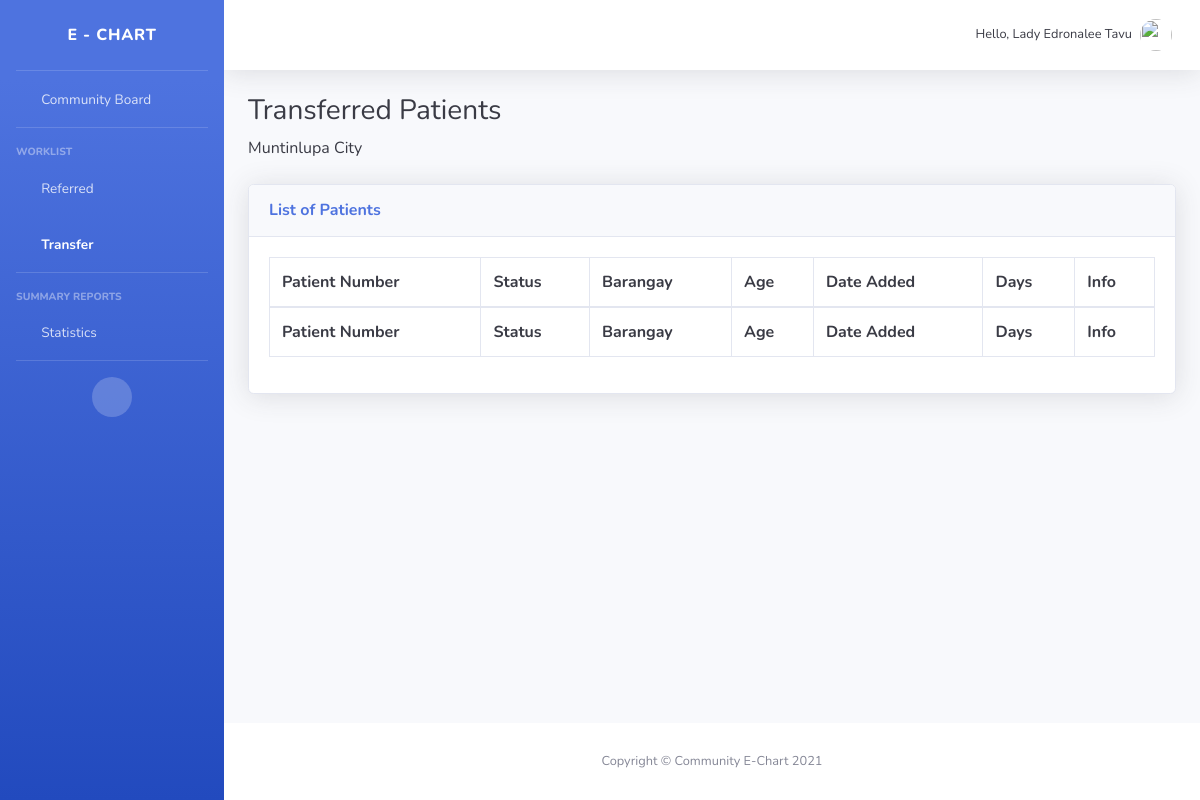
The page /transfer/ (signed in) on the database as committed earlier.
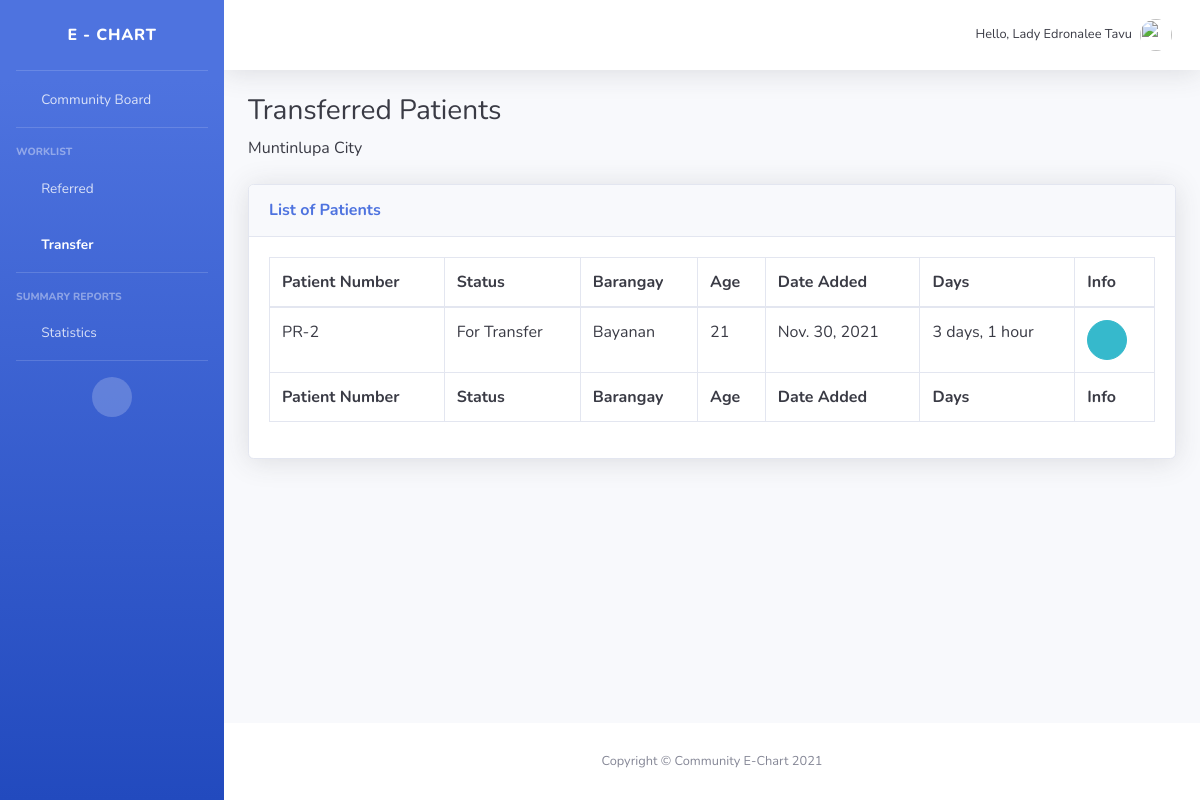
The same page on the database as committed later.
### chart/models.py (models this page shows, shortened)
class Patient(models.Model):
    GENDER = (
                ('Male', 'Male'),
                ('Female', 'Female'),
    )
    BARANGAY = (
                    ('Alabang', 'Alabang'),
                    ('Ayala-Alabang', 'Ayala-Alabang'),
                    ('Bayanan', 'Bayanan'),
                    ('Buli', 'Buli'),
                    ('Cupang', 'Cupang'),
                    ('Poblacion', 'Poblacion'),
                    ('Putatan', 'Putatan'),
                    ('Sucat', 'Sucat'),
                    ('Tunasan', 'Tunasan'),
    )
    CITY = (
                ('Muntinlupa', 'Muntinlupa'),
    )
    FIRSTDOSE = (
                    ('Yes', 'Yes'),
                    ('No', 'No'),
    )
    SECONDDOSE = (
                    ('Yes', 'Yes'),
                    ('No', 'No'),
    )
    TELEMEDICINE = (
                        ('TelAventusMD', 'TelAventusMD'),
                        ('SeeYouDoc', 'SeeYouDoc'),
                        ('MedCheck', 'MedCheck'),
                        ('TeliMed', 'TeliMed'),
                        ('KonsultaMD', 'KonsultaMD'),
                        ('CloudPx', 'CloudPx'),
                        ('HealthNow', 'HealthNow'),
    )
    ANTIGENRESULT = (
                    ('Positive', 'Positive'),
                    ('Negative', 'Negative'),
    )
    RTPCRRESULT = (
                    ('Positive', 'Positive'),
                    ('Negative', 'Negative'),
    )
    XRAY = (
                    ('Chest Xray', 'Chest Xray'),
                    ('Film Array', 'Film Array'),
    )
    STATUS = (
                    ('For Monitoring', 'For Monitoring'),
                    ('For Referral', 'For Referral'),
                    ('For Transfer', 'For Transfer')
    )
    VACCINE = (
                    ('None', 'None'),
                    ('CoronaVac (Sinovac)', 'CoronaVac (Sinovac)'),
                    ('Gamaleya Sputnik V', 'Gamaleya Sputnik V'),
                    ('Johnson and Johnson\'s Janssen', 'Johnson and Johnson\'s Janssen'),
                    ('Bharat BioTech', 'Bharat BioTech'),
                    ('Moderna', 'Moderna'),
                    ('Sinopharm', 'Sinopharm')
    )
    name = models.CharField(max_length=200, null=True)
    age = models.CharField(max_length=200, null=True)
    gender = models.CharField(max_length=200, null=True, choices=GENDER)
    address = models.CharField(max_length=200, null=True)
    barangay = models.CharField(max_length=200, null=True, choices=BARANGAY)
    city = models.CharField(max_length=200, null=True, choices=CITY)
    numchild = models.CharField(max_length=200, null=True, blank=True)
    namechild = models.CharField(max_length=200, null=True, blank=True)
    contactnumber = models.CharField(max_length=200, null=True)
    email = models.CharField(max_length=200, null=True)
    vaccine = models.CharField(max_length=200, null=True, choices=VACCINE)
    firstdose = models.CharField(max_length=200, null=True, choices=FIRSTDOSE)
    seconddose = models.CharField(max_length=200, null=True, choices=SECONDDOSE)
    fdosedate = models.DateField(null=True, blank=True)
    sdosedate = models.DateField(null=True, blank=True)
    telemedicine = models.CharField(max_length=200, null=True, choices=TELEMEDICINE)
    antigenresult = models.CharField(max_length=200, null=True, choices=ANTIGENRESULT)
    antigendate = models.DateField(null=True)
    antigenfile = models.ImageField(verbose_name= "antigenfile", null = True, blank=True, upload_to = "pic_uploads/")
    rtpcrresult = models.CharField(max_length=200, null=True, choices=RTPCRRESULT)
    rtpcrdate = models.DateField(null=True)
    rtpcrfile = models.ImageField(verbose_name= "rtpcrfile", null = True, blank=True, upload_to = "pic_uploads/")
    xray = models.CharField(max_length=200, null=True, choices=XRAY)
    xraydate = models.DateField(null=True)
    xrayfile = models.ImageField(verbose_name= "xrayfile", null = True, blank=True, upload_to = "pic_uploads/")
    status = models.CharField(max_length=200, null=True, choices=STATUS)
    date_created = models.DateTimeField(auto_now_add=True, null=True)
    bmiheight = models.FloatField(max_length=200, null=True)
    bmiweight = models.FloatField(max_length=200, null=True)
    finalbmi = models.FloatField(max_length=200, null=True)
    QUESTION3 = (
                    ('Yes', 'Yes'),
                    ('No', 'No'),
    )
    QUESTION4 = (
                    ('Yes', 'Yes'),
                    ('No', 'No'),
    )
    startdate = models.DateField(null=True)
    lastdate = models.DateField(null=True)
    question3 = models.CharField(max_length=200, null=True, choices=QUESTION3)
    question4 = models.CharField(max_length=200, null=True, choices=QUESTION4)
    question5 = models.CharField(max_length=200, null=True)
    @property
    def is_recent(self):
        return (self.date_created + timedelta(days=14)) > datetime.today()

### chart/views.py (the view)
# urls.py: path('transfer/', views.transfer, name="transfer"),
@login_required(login_url='login')
def transfer(request):
    patients = Patient.objects.filter(status='For Transfer')
    return render(request, 'chart/transfer.html', {'patients':patients})

### account/models.py (called while the page is built)
    def getFullName(self):
        return str(self.firstname + " " + self.lastname).title()

    def is_Doctor(self):
        return self.groups.filter(name="Doctors").exists()

    def is_LGU(self):
        return self.groups.filter(name="LGU Employees").exists()

### chart/templates/chart/transfer.html
{% extends 'chart/navbar.html' %}
{% load static %}
{% block content %}
                    <h1 class="h3 mb-2 text-gray-900">Transferred Patients</h1>
                    <p class="mb-4 text-gray-900">Muntinlupa City</p>
                    <div class="card shadow mb-4">
                        <div class="card-header py-3">
                            <h6 class="m-0 font-weight-bold text-primary">List of Patients</h6>
                        </div>
                        <div class="card-body">
                            <div class="table-responsive">
                                <table class="table table-bordered text-gray-900" id="dataTable" width="100%" cellspacing="0">
                                    <thead>
                                        <tr>
                                            <th>Patient Number</th>
                                            <th>Status</th>
                                            <th>Barangay</th>
                                            <th>Age</th>
                                            <th>Date Added</th>
                                            <th>Days</th>
                                            <th>Info</th>
                                        </tr>
                                    </thead>
                                    <tfoot>
                                        <tr>
                                            <th>Patient Number</th>
                                            <th>Status</th>
                                            <th>Barangay</th>
                                            <th>Age</th>
                                            <th>Date Added</th>
                                            <th>Days</th>
                                            <th>Info</th>
                                        </tr>
                                    </tfoot>
                                    <tbody>
                                        {% for i in patients %}
                                        {% if i.is_recent %}
                                            <tr>
                                                <td>PR-{{i.id}}</td>
                                                <td>{{i.status}}</td>
                                                <td>{{i.barangay}}</td>
                                                <td>{{i.age}}</td>
                                                <td>{{i.date_created.date}}</td>
                                                <td>{{i.date_created|timesince}}</td>
                                                <td><a href="{% url 'patientinfo' i.id %}" class="btn btn-info btn-circle"><i class="fas fa-info-circle"></i></a></td>
                                            </tr>
                                        {% endif %}
                                        {% endfor %}
                                    </tbody>
                                </table>
                            </div>
                        </div>
                    </div>
{% endblock content %}

Rows that differ between the two databases and show on the page:
added Patient: id "2", status "For Transfer", barangay "Bayanan", age "21", date_created "Nov. 30, 2021", date_created "3 days, 1 hour"
